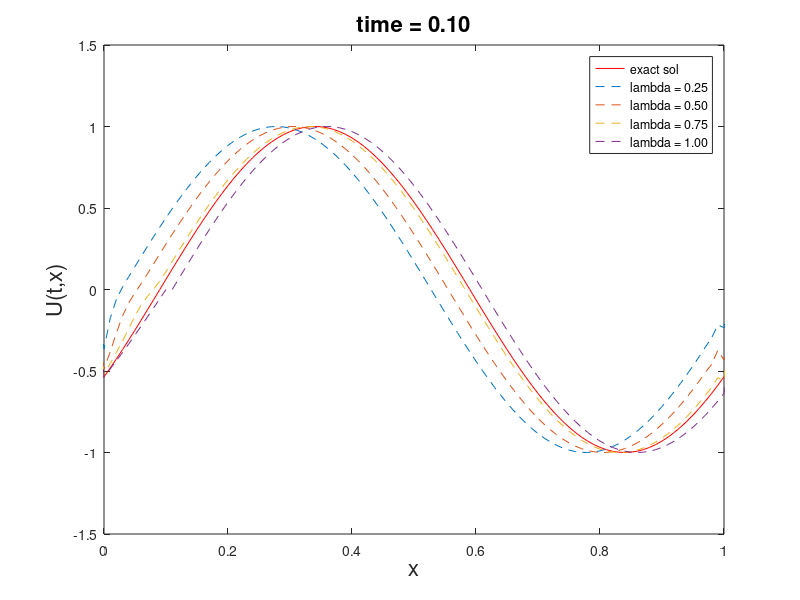

MATLAB code to generate this figure:
%%
%LW scheme - function 1
clc;
clear;
close all;
format long
%define variables
xmin = 0;
xmax = 1;
N = 100;
dt = 0.009;
t = 0;
tmax = 0.1;
C = 1;

%discretise the domain
dx = (xmax - xmin)/N;
x = xmin - dx : dx : xmax + dx;

%initial condition
u0 = sin (2*pi*x);
u1 = u0;
u2 = u0;
u3 = u0;
u4 = u0;
un1 = u0;
un2 = u0;
un3 = u0;
un4 = u0;

lambda1 = 0.25;
lambda2 = 0.5;
lambda3 = 0.75;
lambda4 = 1.0;

%time loop
nsteps = tmax/dt;
for n =1 : nsteps
    %boundary cond
    u1(1)=sin(2*pi*(t-0.5));
    u2(1)=sin(2*pi*(t-0.5));
    u3(1)=sin(2*pi*(t-0.5));
    u4(1)=sin(2*pi*(t-0.5));
    %calculate Lax–Wendroff scheme
    for i = 2:N+2
        un1(i) = u1(i) - (lambda1/2)*(u1(i+1)-u1(i-1)) + (lambda1^2/2)*(u1(i+1)-2*u1(i)+u1(i-1));
    end
    for i = 2:N+2
        un2(i) = u2(i) - (lambda2/2)*(u2(i+1)-u2(i-1)) + (lambda2^2/2)*(u2(i+1)-2*u2(i)+u2(i-1));
    end
    for i = 2:N+2
        un3(i) = u3(i) - (lambda3/2)*(u3(i+1)-u3(i-1)) + (lambda3^2/2)*(u3(i+1)-2*u3(i)+u3(i-1));
    end
    for i = 2:N+2
        un4(i) = u4(i) - (lambda4/2)*(u4(i+1)-u4(i-1)) + (lambda4^2/2)*(u4(i+1)-2*u4(i)+u4(i-1));
    end
    %exact
    exact = sin (2*pi*(x - C*t));
    %update
    t = t+dt;
    u1 = un1;
    u2 = un2;
    u3 = un3;
    u4 = un4;
    %plot
    plot(x,exact,'r-');
    hold on
    plot (x,u1,'--','markerfacecolor','g');
    plot (x,u2,'--','markerfacecolor','b');
    plot (x,u3,'--','markerfacecolor','k');
    plot (x,u4,'--','markerfacecolor','r');
    hold off
    legend('exact sol','lambda = 0.25','lambda = 0.50','lambda = 0.75','lambda = 1.00');
    axis([xmin,xmax,-1.5,1.5])
    xlabel('x','fontsize',16)
    ylabel('U(t,x)','fontsize',16)
    title(sprintf('time = %1.2f',t),'fontsize',16)
    shg
    pause(dt);
end
